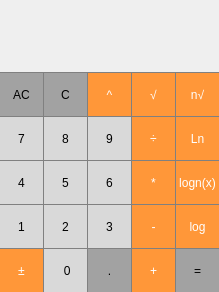
<?xml version="1.0" encoding="UTF-8"?>
<ui version="4.0">
 <class>MainWindow</class>
 <widget class="QMainWindow" name="MainWindow">
  <property name="geometry">
   <rect>
    <x>0</x>
    <y>0</y>
    <width>219</width>
    <height>292</height>
   </rect>
  </property>
  <property name="sizePolicy">
   <sizepolicy hsizetype="Preferred" vsizetype="Preferred">
    <horstretch>175</horstretch>
    <verstretch>31</verstretch>
   </sizepolicy>
  </property>
  <property name="minimumSize">
   <size>
    <width>219</width>
    <height>292</height>
   </size>
  </property>
  <property name="maximumSize">
   <size>
    <width>219</width>
    <height>292</height>
   </size>
  </property>
  <property name="windowTitle">
   <string>MainWindow</string>
  </property>
  <widget class="QWidget" name="centralWidget">
   <widget class="QLabel" name="result_window">
    <property name="geometry">
     <rect>
      <x>0</x>
      <y>0</y>
      <width>219</width>
      <height>70</height>
     </rect>
    </property>
    <property name="styleSheet">
     <string notr="true">QLabel {
  qproperty-alignment: 'AlignVCenter | AlignRight';
  border-bottom: 1px solid gray;
	font: 12pt &quot;MS Shell Dlg 2&quot;;
}

background-color : white</string>
    </property>
    <property name="text">
     <string/>
    </property>
   </widget>
   <widget class="QPushButton" name="pushButton_clear_all">
    <property name="geometry">
     <rect>
      <x>-1</x>
      <y>72</y>
      <width>45</width>
      <height>45</height>
     </rect>
    </property>
    <property name="styleSheet">
     <string notr="true">QPushButton {
  background-color: rgb(162, 162, 162);
  border: 1px solid gray;
}
QPushButton:pressed {
    background-color: qlineargradient(x1: 0, y1: 0, x2: 0, y2: 1,
                                      stop: 0 #303030, stop: 1 #D7D7D7);
}</string>
    </property>
    <property name="text">
     <string>AC</string>
    </property>
   </widget>
   <widget class="QPushButton" name="pushButton_clear_last">
    <property name="geometry">
     <rect>
      <x>43</x>
      <y>72</y>
      <width>45</width>
      <height>45</height>
     </rect>
    </property>
    <property name="styleSheet">
     <string notr="true">QPushButton {
  background-color: rgb(162, 162, 162);
  border: 1px solid gray;
}
QPushButton:pressed {
    background-color: qlineargradient(x1: 0, y1: 0, x2: 0, y2: 1,
                                      stop: 0 #303030, stop: 1 #D7D7D7);
}</string>
    </property>
    <property name="text">
     <string>С</string>
    </property>
   </widget>
   <widget class="QPushButton" name="pushButton_extent">
    <property name="geometry">
     <rect>
      <x>87</x>
      <y>72</y>
      <width>45</width>
      <height>45</height>
     </rect>
    </property>
    <property name="styleSheet">
     <string notr="true">QPushButton {
  background-color: rgb(255, 151, 57);
  color: white; 
  border: 1px solid gray;
}

QPushButton:pressed {
    background-color: qlineargradient(x1: 0, y1: 0, x2: 0, y2: 1,
                                      stop: 0 #FF7832, stop: 1 #FF9739);
}</string>
    </property>
    <property name="text">
     <string>^</string>
    </property>
   </widget>
   <widget class="QPushButton" name="pushButton_divide">
    <property name="geometry">
     <rect>
      <x>131</x>
      <y>116</y>
      <width>45</width>
      <height>45</height>
     </rect>
    </property>
    <property name="styleSheet">
     <string notr="true">QPushButton {
  background-color: rgb(255, 151, 57);
  color: white; 
  border: 1px solid gray;
}

QPushButton:pressed {
    background-color: qlineargradient(x1: 0, y1: 0, x2: 0, y2: 1,
                                      stop: 0 #FF7832, stop: 1 #FF9739);
}</string>
    </property>
    <property name="text">
     <string>÷</string>
    </property>
   </widget>
   <widget class="QPushButton" name="pushButton_7">
    <property name="geometry">
     <rect>
      <x>-1</x>
      <y>116</y>
      <width>45</width>
      <height>45</height>
     </rect>
    </property>
    <property name="styleSheet">
     <string notr="true">QPushButton {
background-color: rgb(217, 217, 217);
   border: 1px solid gray
}
QPushButton:pressed {
    background-color: qlineargradient(x1: 0, y1: 0, x2: 0, y2: 1,
                                      stop: 0 #dedede, stop: 1 #969696);
}</string>
    </property>
    <property name="text">
     <string>7</string>
    </property>
   </widget>
   <widget class="QPushButton" name="pushButton_8">
    <property name="geometry">
     <rect>
      <x>43</x>
      <y>116</y>
      <width>45</width>
      <height>45</height>
     </rect>
    </property>
    <property name="styleSheet">
     <string notr="true">QPushButton {
background-color: rgb(217, 217, 217);
   border: 1px solid gray
}
QPushButton:pressed {
    background-color: qlineargradient(x1: 0, y1: 0, x2: 0, y2: 1,
                                      stop: 0 #dedede, stop: 1 #969696);
}</string>
    </property>
    <property name="text">
     <string>8</string>
    </property>
   </widget>
   <widget class="QPushButton" name="pushButton_multiply">
    <property name="geometry">
     <rect>
      <x>131</x>
      <y>160</y>
      <width>45</width>
      <height>45</height>
     </rect>
    </property>
    <property name="styleSheet">
     <string notr="true">QPushButton {
  background-color: rgb(255, 151, 57);
  color: white; 
  border: 1px solid gray;
}

QPushButton:pressed {
    background-color: qlineargradient(x1: 0, y1: 0, x2: 0, y2: 1,
                                      stop: 0 #FF7832, stop: 1 #FF9739);
}</string>
    </property>
    <property name="text">
     <string>*</string>
    </property>
   </widget>
   <widget class="QPushButton" name="pushButton_9">
    <property name="geometry">
     <rect>
      <x>87</x>
      <y>116</y>
      <width>45</width>
      <height>45</height>
     </rect>
    </property>
    <property name="styleSheet">
     <string notr="true">QPushButton {
background-color: rgb(217, 217, 217);
   border: 1px solid gray
}
QPushButton:pressed {
    background-color: qlineargradient(x1: 0, y1: 0, x2: 0, y2: 1,
                                      stop: 0 #dedede, stop: 1 #969696);
}</string>
    </property>
    <property name="text">
     <string>9</string>
    </property>
   </widget>
   <widget class="QPushButton" name="pushButton_4">
    <property name="geometry">
     <rect>
      <x>-1</x>
      <y>160</y>
      <width>45</width>
      <height>45</height>
     </rect>
    </property>
    <property name="styleSheet">
     <string notr="true">QPushButton {
background-color: rgb(217, 217, 217);
   border: 1px solid gray
}
QPushButton:pressed {
    background-color: qlineargradient(x1: 0, y1: 0, x2: 0, y2: 1,
                                      stop: 0 #dedede, stop: 1 #969696);
}</string>
    </property>
    <property name="text">
     <string>4</string>
    </property>
   </widget>
   <widget class="QPushButton" name="pushButton_5">
    <property name="geometry">
     <rect>
      <x>43</x>
      <y>160</y>
      <width>45</width>
      <height>45</height>
     </rect>
    </property>
    <property name="styleSheet">
     <string notr="true">QPushButton {
background-color: rgb(217, 217, 217);
   border: 1px solid gray
}
QPushButton:pressed {
    background-color: qlineargradient(x1: 0, y1: 0, x2: 0, y2: 1,
                                      stop: 0 #dedede, stop: 1 #969696);
}</string>
    </property>
    <property name="text">
     <string>5</string>
    </property>
   </widget>
   <widget class="QPushButton" name="pushButton_minus">
    <property name="geometry">
     <rect>
      <x>131</x>
      <y>204</y>
      <width>45</width>
      <height>45</height>
     </rect>
    </property>
    <property name="styleSheet">
     <string notr="true">QPushButton {
  background-color: rgb(255, 151, 57);
  color: white; 
  border: 1px solid gray;
}

QPushButton:pressed {
    background-color: qlineargradient(x1: 0, y1: 0, x2: 0, y2: 1,
                                      stop: 0 #FF7832, stop: 1 #FF9739);
}</string>
    </property>
    <property name="text">
     <string>-</string>
    </property>
   </widget>
   <widget class="QPushButton" name="pushButton_6">
    <property name="geometry">
     <rect>
      <x>87</x>
      <y>160</y>
      <width>45</width>
      <height>45</height>
     </rect>
    </property>
    <property name="styleSheet">
     <string notr="true">QPushButton {
background-color: rgb(217, 217, 217);
   border: 1px solid gray
}
QPushButton:pressed {
    background-color: qlineargradient(x1: 0, y1: 0, x2: 0, y2: 1,
                                      stop: 0 #dedede, stop: 1 #969696);
}</string>
    </property>
    <property name="text">
     <string>6</string>
    </property>
   </widget>
   <widget class="QPushButton" name="pushButton_1">
    <property name="geometry">
     <rect>
      <x>-1</x>
      <y>204</y>
      <width>45</width>
      <height>45</height>
     </rect>
    </property>
    <property name="styleSheet">
     <string notr="true">QPushButton {
background-color: rgb(217, 217, 217);
   border: 1px solid gray
}
QPushButton:pressed {
    background-color: qlineargradient(x1: 0, y1: 0, x2: 0, y2: 1,
                                      stop: 0 #dedede, stop: 1 #969696);
}</string>
    </property>
    <property name="text">
     <string>1</string>
    </property>
   </widget>
   <widget class="QPushButton" name="pushButton_2">
    <property name="geometry">
     <rect>
      <x>43</x>
      <y>204</y>
      <width>45</width>
      <height>45</height>
     </rect>
    </property>
    <property name="styleSheet">
     <string notr="true">QPushButton {
background-color: rgb(217, 217, 217);
   border: 1px solid gray
}
QPushButton:pressed {
    background-color: qlineargradient(x1: 0, y1: 0, x2: 0, y2: 1,
                                      stop: 0 #dedede, stop: 1 #969696);
}</string>
    </property>
    <property name="text">
     <string>2</string>
    </property>
   </widget>
   <widget class="QPushButton" name="pushButton_plus">
    <property name="geometry">
     <rect>
      <x>131</x>
      <y>248</y>
      <width>45</width>
      <height>45</height>
     </rect>
    </property>
    <property name="styleSheet">
     <string notr="true">QPushButton {
  background-color: rgb(255, 151, 57);
  color: white; 
  border: 1px solid gray;
}

QPushButton:pressed {
    background-color: qlineargradient(x1: 0, y1: 0, x2: 0, y2: 1,
                                      stop: 0 #FF7832, stop: 1 #FF9739);
}</string>
    </property>
    <property name="text">
     <string>+</string>
    </property>
   </widget>
   <widget class="QPushButton" name="pushButton_3">
    <property name="geometry">
     <rect>
      <x>87</x>
      <y>204</y>
      <width>45</width>
      <height>45</height>
     </rect>
    </property>
    <property name="styleSheet">
     <string notr="true">QPushButton {
background-color: rgb(217, 217, 217);
   border: 1px solid gray
}
QPushButton:pressed {
    background-color: qlineargradient(x1: 0, y1: 0, x2: 0, y2: 1,
                                      stop: 0 #dedede, stop: 1 #969696);
}</string>
    </property>
    <property name="text">
     <string>3</string>
    </property>
   </widget>
   <widget class="QPushButton" name="pushButton_0">
    <property name="geometry">
     <rect>
      <x>43</x>
      <y>248</y>
      <width>45</width>
      <height>45</height>
     </rect>
    </property>
    <property name="styleSheet">
     <string notr="true">QPushButton {
background-color: rgb(217, 217, 217);
   border: 1px solid gray
}
QPushButton:pressed {
    background-color: qlineargradient(x1: 0, y1: 0, x2: 0, y2: 1,
                                      stop: 0 #dedede, stop: 1 #969696);
}</string>
    </property>
    <property name="text">
     <string> 0</string>
    </property>
   </widget>
   <widget class="QPushButton" name="pushButton_result">
    <property name="geometry">
     <rect>
      <x>175</x>
      <y>248</y>
      <width>45</width>
      <height>45</height>
     </rect>
    </property>
    <property name="styleSheet">
     <string notr="true">QPushButton {
  background-color: rgb(162, 162, 162);
  border: 1px solid gray;
}
QPushButton:pressed {
    background-color: qlineargradient(x1: 0, y1: 0, x2: 0, y2: 1,
                                      stop: 0 #303030, stop: 1 #D7D7D7);
}</string>
    </property>
    <property name="text">
     <string>=</string>
    </property>
   </widget>
   <widget class="QPushButton" name="pushButton_dot">
    <property name="geometry">
     <rect>
      <x>87</x>
      <y>248</y>
      <width>45</width>
      <height>45</height>
     </rect>
    </property>
    <property name="styleSheet">
     <string notr="true">QPushButton {
  background-color: rgb(162, 162, 162);
  border: 1px solid gray;
}
QPushButton:pressed {
    background-color: qlineargradient(x1: 0, y1: 0, x2: 0, y2: 1,
                                      stop: 0 #303030, stop: 1 #D7D7D7);
}</string>
    </property>
    <property name="text">
     <string>.</string>
    </property>
   </widget>
   <widget class="QPushButton" name="pushButton_negative">
    <property name="geometry">
     <rect>
      <x>-1</x>
      <y>248</y>
      <width>45</width>
      <height>45</height>
     </rect>
    </property>
    <property name="styleSheet">
     <string>QPushButton {
  background-color: rgb(255, 151, 57);
  color: white; 
  border: 1px solid gray;
}

QPushButton:pressed {
    background-color: qlineargradient(x1: 0, y1: 0, x2: 0, y2: 1,
                                      stop: 0 #FF7832, stop: 1 #FF9739);
}</string>
    </property>
    <property name="text">
     <string>±</string>
    </property>
   </widget>
   <widget class="QPushButton" name="pushButton_log">
    <property name="geometry">
     <rect>
      <x>175</x>
      <y>204</y>
      <width>45</width>
      <height>45</height>
     </rect>
    </property>
    <property name="styleSheet">
     <string>QPushButton {
  background-color: rgb(255, 151, 57);
  color: white; 
  border: 1px solid gray;
}

QPushButton:pressed {
    background-color: qlineargradient(x1: 0, y1: 0, x2: 0, y2: 1,
                                      stop: 0 #FF7832, stop: 1 #FF9739);
}</string>
    </property>
    <property name="text">
     <string>log</string>
    </property>
   </widget>
   <widget class="QPushButton" name="pushButton_root">
    <property name="geometry">
     <rect>
      <x>131</x>
      <y>72</y>
      <width>45</width>
      <height>45</height>
     </rect>
    </property>
    <property name="styleSheet">
     <string>QPushButton {
  background-color: rgb(255, 151, 57);
  color: white; 
  border: 1px solid gray;
}

QPushButton:pressed {
    background-color: qlineargradient(x1: 0, y1: 0, x2: 0, y2: 1,
                                      stop: 0 #FF7832, stop: 1 #FF9739);
}</string>
    </property>
    <property name="text">
     <string>√</string>
    </property>
   </widget>
   <widget class="QPushButton" name="pushButton_ln">
    <property name="geometry">
     <rect>
      <x>175</x>
      <y>116</y>
      <width>45</width>
      <height>45</height>
     </rect>
    </property>
    <property name="styleSheet">
     <string>QPushButton {
  background-color: rgb(255, 151, 57);
  color: white; 
  border: 1px solid gray;
}

QPushButton:pressed {
    background-color: qlineargradient(x1: 0, y1: 0, x2: 0, y2: 1,
                                      stop: 0 #FF7832, stop: 1 #FF9739);
}</string>
    </property>
    <property name="text">
     <string>Ln</string>
    </property>
   </widget>
   <widget class="QPushButton" name="pushButton_root_n">
    <property name="geometry">
     <rect>
      <x>175</x>
      <y>72</y>
      <width>45</width>
      <height>45</height>
     </rect>
    </property>
    <property name="toolTip">
     <string>&lt;html&gt;&lt;head/&gt;&lt;body&gt;&lt;p&gt;&lt;span style=&quot; vertical-align:super;&quot;&gt;x&lt;/span&gt;√&lt;/p&gt;&lt;/body&gt;&lt;/html&gt;</string>
    </property>
    <property name="styleSheet">
     <string>QPushButton {
  background-color: rgb(255, 151, 57);
  color: white; 
  border: 1px solid gray;
}

QPushButton:pressed {
    background-color: qlineargradient(x1: 0, y1: 0, x2: 0, y2: 1,
                                      stop: 0 #FF7832, stop: 1 #FF9739);
}</string>
    </property>
    <property name="text">
     <string>n√</string>
    </property>
   </widget>
   <widget class="QPushButton" name="pushButton_log_n">
    <property name="geometry">
     <rect>
      <x>175</x>
      <y>160</y>
      <width>45</width>
      <height>45</height>
     </rect>
    </property>
    <property name="styleSheet">
     <string>QPushButton {
  background-color: rgb(255, 151, 57);
  color: white; 
  border: 1px solid gray;
}

QPushButton:pressed {
    background-color: qlineargradient(x1: 0, y1: 0, x2: 0, y2: 1,
                                      stop: 0 #FF7832, stop: 1 #FF9739);
}</string>
    </property>
    <property name="text">
     <string>logn(x)</string>
    </property>
    <property name="flat">
     <bool>false</bool>
    </property>
   </widget>
   <widget class="QLabel" name="show_result">
    <property name="geometry">
     <rect>
      <x>0</x>
      <y>0</y>
      <width>219</width>
      <height>70</height>
     </rect>
    </property>
    <property name="styleSheet">
     <string notr="true">QLabel {
  qproperty-alignment: 'AlignVCenter | AlignRight';
  border-bottom: 1px solid gray;
	font: 12pt &quot;MS Shell Dlg 2&quot;;
}

background-color : white</string>
    </property>
    <property name="text">
     <string/>
    </property>
   </widget>
  </widget>
 </widget>
 <layoutdefault spacing="6" margin="11"/>
 <resources/>
 <connections/>
</ui>
